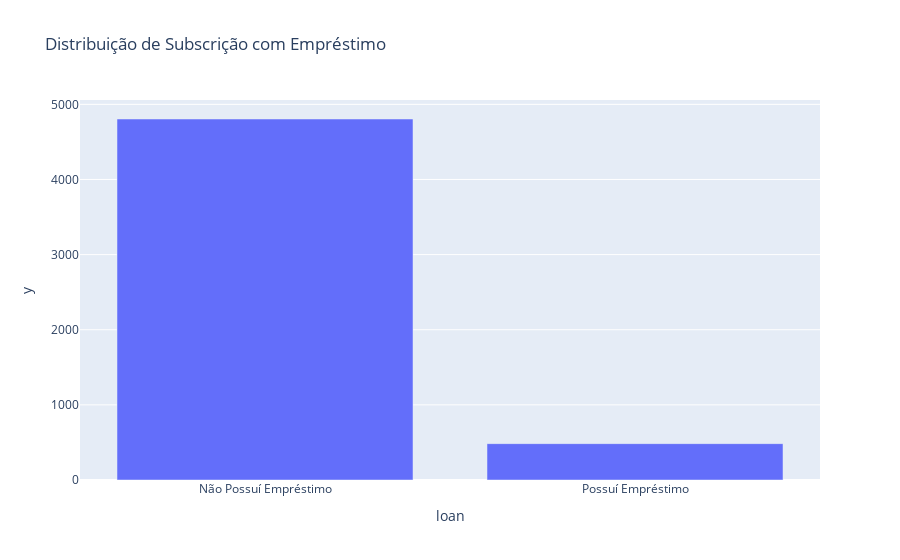

Write notebook code for a chart like this one.
### Code cell
campaigny = pd.DataFrame(data.groupby('loan')['y'].sum()).reset_index()
campaigny = campaigny.sort_values(by = 'y', ascending = False)
fig = px.bar(campaigny.iloc[:], #plotting only the top 20 Countries
             x = 'loan', y = 'y', title = 'Distribuição de Subscrição com Empréstimo')

fig.show()

### Figure 1 — Plotly figure (JSON) as saved in the notebook; plotly's stock layout.template omitted (floating-point values rounded to 4 significant figures)
{"data": [{"alignmentgroup": "True", "hovertemplate": "loan=%{x}<br>y=%{y}<extra></extra>", "legendgroup": "", "marker": {"color": "#636efa"}, "name": "", "offsetgroup": "", "orientation": "v", "showlegend": false, "textposition": "auto", "type": "bar", "x": ["Não Possuí Empréstimo", "Possuí Empréstimo"], "xaxis": "x", "y": [4805, 484], "yaxis": "y"}], "layout": {"barmode": "relative", "legend": {"tracegroupgap": 0}, "title": {"text": "Distribuição de Subscrição com Empréstimo"}, "xaxis": {"anchor": "y", "domain": [0, 1], "title": {"text": "loan"}}, "yaxis": {"anchor": "x", "domain": [0, 1], "title": {"text": "y"}}}}
